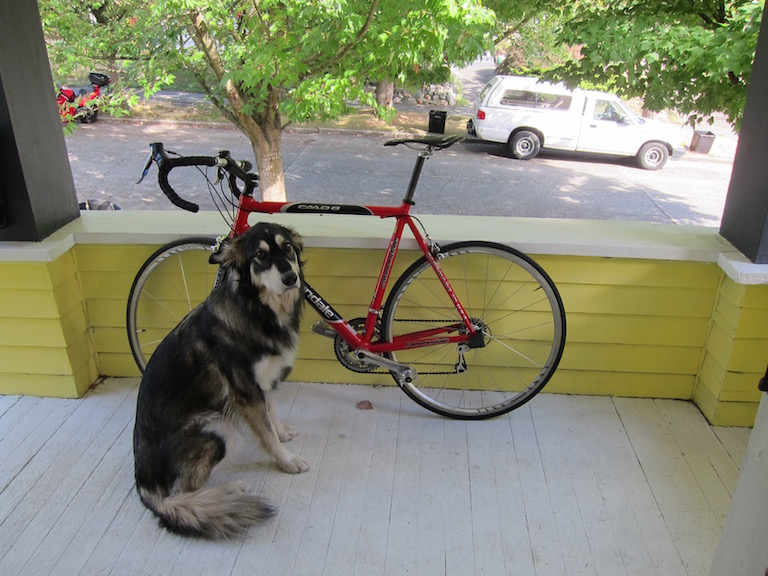
#> input picture a_demos/images/dog.jpg, 768 x 576 px
$ python pil_demo.py   (older library calls are emulated)
#> lines starting #> are read from the running program, lines starting #| are printed output that depends on the picture
# -*- coding: utf-8 -*-
"""
 Created on 2021/5/24 18:03
 Filename   : pil_demo.py
 Author     : Taosy.W
 Zhihu      : https://www.zhihu.com/people/1105936347
 Github     : https://github.com/AFei19911012
 Description:
"""
# Source:
# =======================================================
from PIL import Image
from PIL import ImageFilter
import numpy as np

# open: 加载图片
image = Image.open('images/dog.jpg')
#> image is the input picture: PIL image 768x576 RGB; mean R, G, B 134.4, 135.7, 114.1
# 用 Windows 自带的图片浏览器打开
# image.show()

# save: 保存图片
image.save('images/dog.png')
print(image.format)
#| JPEG
print(image.size)
#| (768, 576)
print(image.mode)
#| RGB
print(image.palette)
#| None
'''
JPEG
(768, 576)
RGB
None
'''

# gray: L = R * 299/1000 + G * 587/1000 + B * 114/1000
image_new = image.convert('L')
# image_new.show()

# new: 新建图片
# 不设置颜色默认为 0 即黑色
image_new = Image.new('RGB', (256, 256), '#FF0000')
#> image_new: PIL image 256x256 RGB
# image_new.show()

# copy: 拷贝
image_copy = image.copy()

# crop: 局部拷贝
rect = (300, 300, 500, 500)
image_crop = image.crop(rect)

# paste: 粘贴，填充
# 注意 rect 和 box 的 size 一致
box = (100, 100, 300, 300)
image.paste(image_crop, box)
# image.show()
# 黄色填充
image.paste((255, 255, 0), box)
# image.show()
# 蓝色填充
image.paste('blue', box)
# image.show()

# filter: 滤波
# BLUR、CONTOUR、DETAIL、EDGE_ENHANCE、EDGE_ENHANCE_MORE、EMBOSS、FIND_EDGES、SMOOTH、SMOOTH_MORE、SHARPEN
# 模糊，均值滤波
image_blur = image.filter(ImageFilter.BLUR)
# 轮廓
image_contour = image.filter(ImageFilter.CONTOUR)
# 边缘检测
image_edge = image.filter(ImageFilter.FIND_EDGES)
# [6 lines of commented-out code are left out]
image_background = Image.open('images/background.jpg')
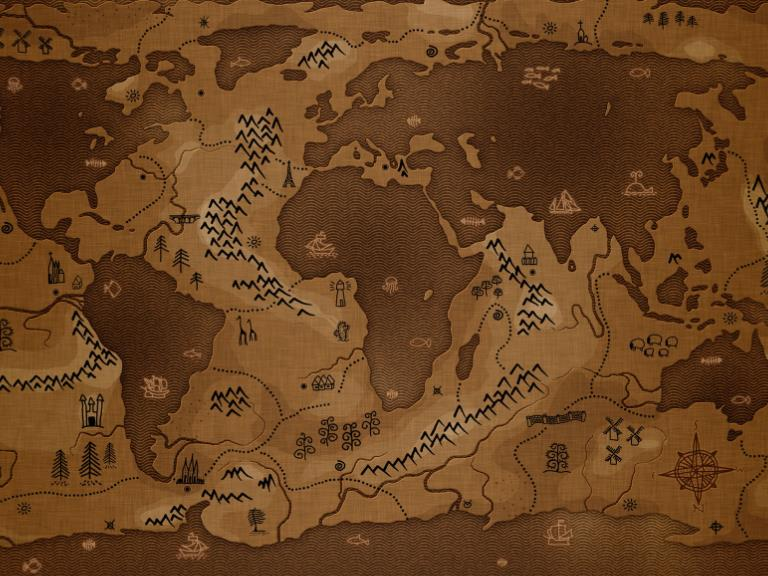
#> input picture a_demos/images/background.jpg, 768 x 576 px
#> image_background is the input picture: PIL image 768x576 RGB; mean R, G, B 105.8, 67, 32.7
image_blend = Image.blend(image, image_background, 0.2)
# image_blend.show()

# split: 图片通道分离
image_r, image_g, image_b = image.split()
print(image_r.mode)
#| L
print(image_r.size)
#| (768, 576)
'''
L
(768, 576)
'''

# composite: 图像融合
image_new = Image.composite(image, image_background, image_b)
#> image_new: PIL image 768x576 RGB
# image_new.show()


# eval: 对图像进行函数处理
def fun1(x):
    return x * 0.5


def fun2(x):
    return x*2


image_eval1 = Image.eval(image, fun1)
image_eval2 = Image.eval(image, fun2)
# image_eval1.show()
# image_eval2.show()

# merge: 图像融合
image_r2, image_g2, image_b2 = image_background.split()
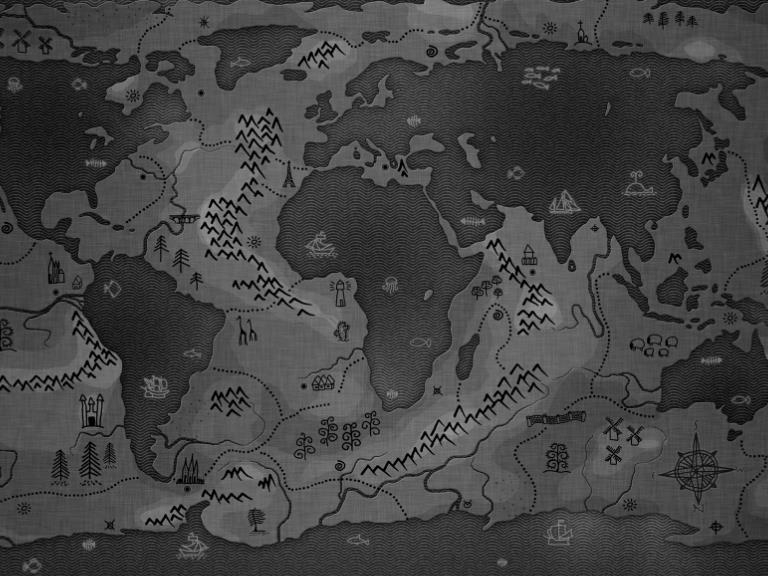
#> image_g2: PIL image 768x576 L; min 0, max 156, mean 67
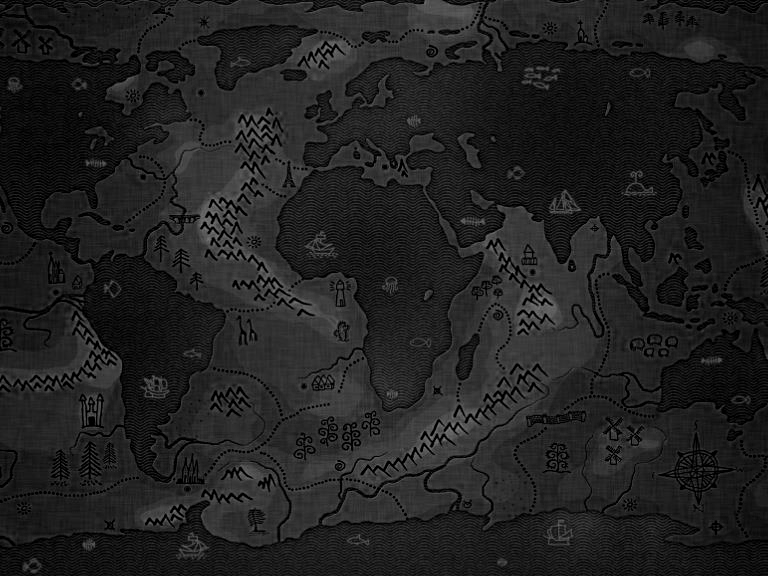
#> image_b2: PIL image 768x576 L; min 0, max 137, mean 32.7
image_merge = Image.merge('RGB', [image_r, image_g2, image_b2])
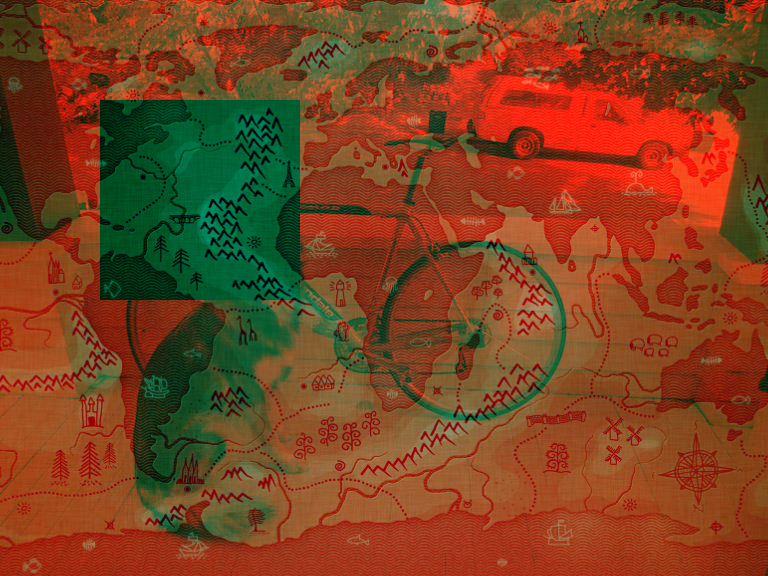
#> image_merge: PIL image 768x576 RGB; mean R, G, B 123, 67, 32.7
# image_merge.show()

# getbbox: 图像非零区域的包围盒
print(image.getbbox())
#| (0, 0, 768, 576)
'''
(0, 0, 768, 576)
'''

# getdata: 像素值
sequence = image.getdata()
sequence = list(sequence)
#> sequence = 442368 items
print(sequence[0])
#| (57, 58, 50)
print(sequence[1])
#| (58, 59, 51)
print(sequence[2])
#| (60, 61, 53)
'''
(57, 58, 50)
(58, 59, 51)
(60, 61, 53)
'''

# getpixel: 指定位置像素值
print(image.getpixel((0, 0)))
#| (57, 58, 50)
print(image_b.getpixel((0, 0)))
#| 50
'''
(57, 58, 50)
50
'''

# histogram: 直方图，如果有多个通道，则拼接起来
image_hist = image.histogram()
#> image_hist = 768 values, max 42034 at index 767, min 87 at index 2, mean 1728
print(len(image_hist))
#| 768
print(image_hist[0])
#| 40181
print(image_hist[150])
#| 3756
print(image_hist[300])
#| 401
'''
768   # 三个通道 256*3
40202
3773
416
'''

# resize: 图像尺寸
image_resize = image.resize((400, 400))
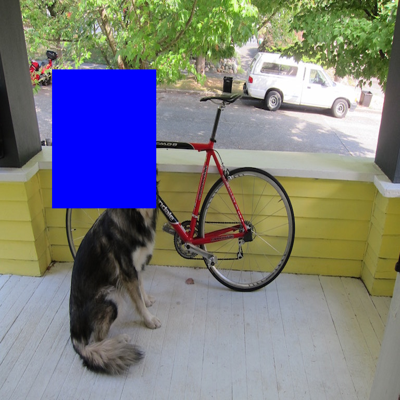
#> image_resize: PIL image 400x400 RGB; mean R, G, B 123, 124.7, 127.4
# image_resize.show()

# rotate: 图像旋转，逆时针
image_30 = image.rotate(30)
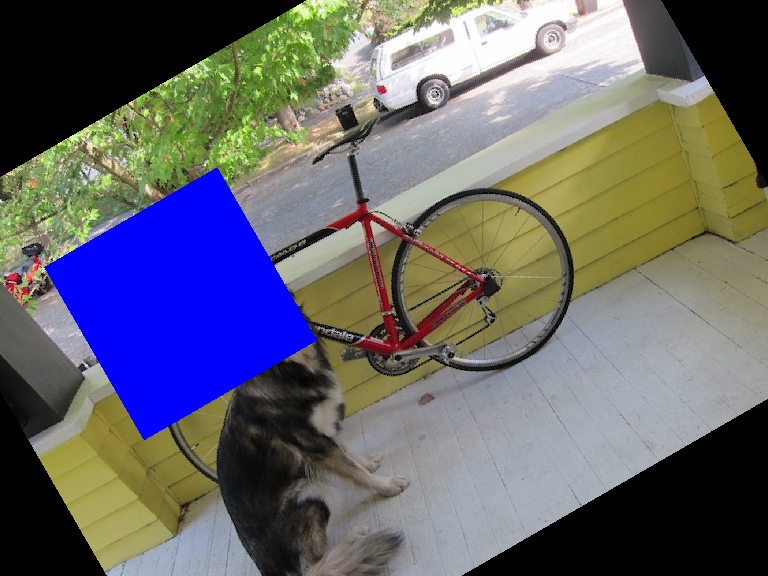
#> image_30: PIL image 768x576 RGB; mean R, G, B 101.6, 101.7, 107.6
image_45 = image.rotate(45)
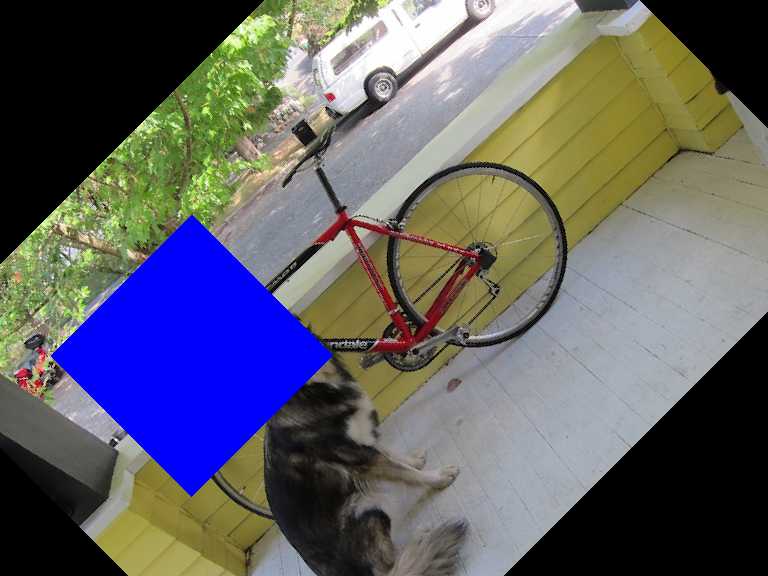
#> image_45: PIL image 768x576 RGB; mean R, G, B 96.5, 96.7, 102.7
print(image_30.size)
#| (768, 576)
print(image_45.size)
#| (768, 576)
'''
(768, 576)
(768, 576)
'''
# image_30.show()
# image_45.show()

# transpose: 图像翻转、旋转
image.transpose(Image.FLIP_TOP_BOTTOM)  # 上下翻转
image.transpose(Image.FLIP_LEFT_RIGHT)  # 左右翻转
image.transpose(Image.ROTATE_90)        # 旋转 90 度
image.transpose(Image.ROTATE_180)       # 旋转 180 度
image.transpose(Image.ROTATE_270)       # 旋转 270 度

# seek: 查找指定帧
#> (the run stopped early here; a loop or call above may not have finished)
